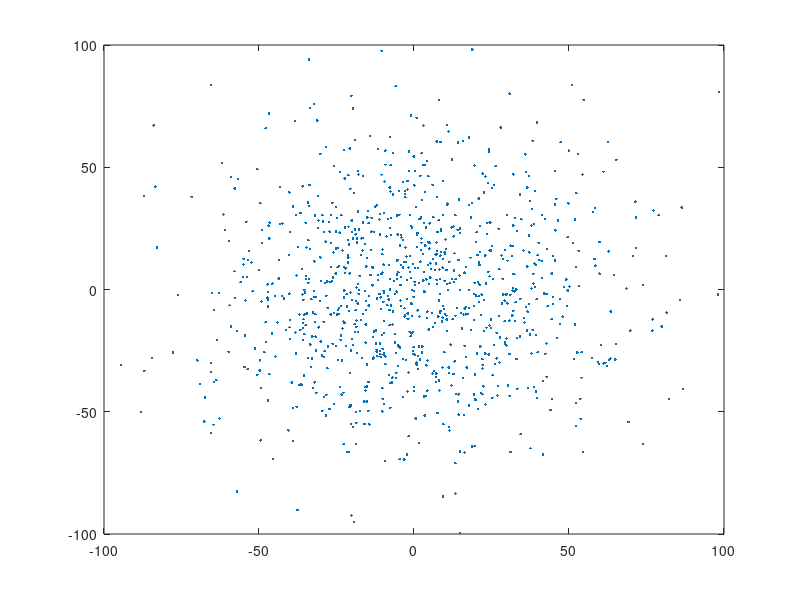
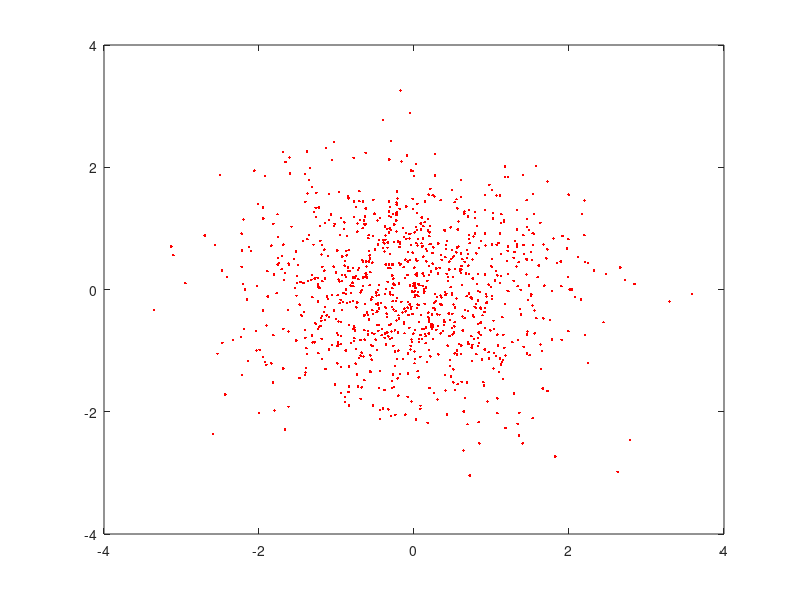

Reproduce these figures in MATLAB, in order.
clear;clc;clf;close all
N = 1e3;
runtimes=1e3;
a=randn(1,N);
result = zeros(runtimes,2);
for ii=1:runtimes
    result(ii,1) = a*(randi(2,N,1)*2-3);
    result(ii,2) = a*(randi(2,N,1)*2-3);
end
figure
plot(result(:,1),result(:,2),'.')
figure
plot(randn(1,N),randn(1,N),'.r')